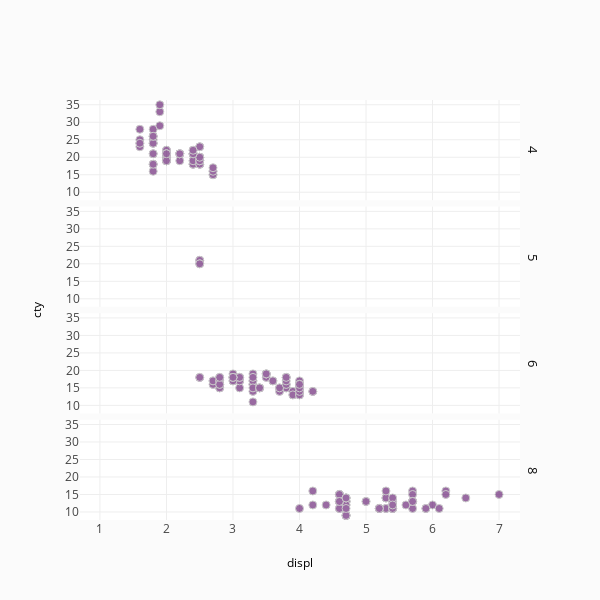

Notebook code for this chart:
### Markdown cell above
# Facet by Row

### Code cell
import plotly.figure_factory as ff

import pandas as pd
mpg = pd.read_table('https://raw.githubusercontent.com/plotly/datasets/master/mpg_2017.txt')

fig = ff.create_facet_grid(
    mpg,
    x='displ',
    y='cty',
    facet_row='cyl',
    marker={'color': 'rgb(86, 7, 100)'},
)

pyo.iplot(fig, filename='facet by row')

### Figure 1 — Plotly figure (JSON) as saved in the notebook; plotly's stock layout.template omitted (floating-point values rounded to 4 significant figures)
{"data": [{"marker": {"color": "rgb(86, 7, 100)", "line": {"color": "darkgrey", "width": 1}, "size": 8}, "mode": "markers", "opacity": 0.6, "type": "scatter", "uid": "ceef5ebd-f2b1-4a61-a1de-bd821bf9e5a9", "x": [1.8, 1.8, 2, 2, 1.8, 1.8, 2, 2, 2.4, 2.4, 2.4, 1.6, 1.6, 1.6, 1.6, 1.6, 1.8, 1.8, 1.8, 2, 2.4, 2.4, 2.4, 2.4, 2, 2, 2, 2, 2.4, 2.4, 2.5, 2.5, 2.5, 2.5, 2.5, 2.5, 2.5, 2.5, 2.2, 2.2, 2.5, 2.5, 2.5, 2.5, 2.5, 2.5, 2.7, 2.7, 2.2, 2.2, 2.4, 2.4, 2.2, 2.2, 2.4, 2.4, 1.8, 1.8, 1.8, 1.8, 1.8, 2.7, 2.7, 2.7, 2, 2, 2, 2, 1.9, 2, 2, 2, 2, 1.9, 1.9, 2, 2, 1.8, 1.8, 2, 2], "xaxis": "x", "y": [18, 21, 20, 21, 18, 16, 20, 19, 19, 22, 18, 28, 24, 25, 23, 24, 26, 25, 24, 21, 18, 18, 21, 21, 19, 19, 20, 20, 21, 19, 23, 23, 18, 18, 20, 19, 20, 18, 21, 19, 19, 19, 20, 20, 19, 20, 15, 16, 21, 21, 21, 21, 21, 21, 21, 22, 24, 24, 26, 28, 26, 15, 16, 17, 21, 19, 21, 22, 33, 21, 19, 22, 21, 35, 29, 21, 19, 21, 18, 19, 21], "yaxis": "y"}, {"marker": {"color": "rgb(86, 7, 100)", "line": {"color": "darkgrey", "width": 1}, "size": 8}, "mode": "markers", "opacity": 0.6, "type": "scatter", "uid": "9db24107-4f5c-4966-ac32-87665a901479", "x": [2.5, 2.5, 2.5, 2.5], "xaxis": "x", "y": [21, 21, 20, 20], "yaxis": "y2"}, {"marker": {"color": "rgb(86, 7, 100)", "line": {"color": "darkgrey", "width": 1}, "size": 8}, "mode": "markers", "opacity": 0.6, "type": "scatter", "uid": "83aa497b-ea45-45a5-8b0f-f94f45b7a26f", "x": [2.8, 2.8, 3.1, 2.8, 2.8, 3.1, 3.1, 2.8, 3.1, 3.1, 3.5, 3.6, 3, 3.3, 3.3, 3.3, 3.3, 3.3, 3.8, 3.8, 3.8, 4, 3.7, 3.7, 3.9, 3.9, 3.9, 4, 4, 4, 4, 4.2, 4.2, 3.8, 3.8, 4, 4, 2.5, 2.5, 3.3, 2.7, 2.7, 2.7, 3, 3.7, 4, 4, 4, 3.5, 3.5, 3, 3, 3.5, 3.3, 3.3, 4, 3.1, 3.8, 3.8, 3.8, 3.4, 3.4, 4, 3, 3, 3.5, 3, 3, 3.3, 3.4, 3.4, 4, 4, 2.8, 2.8, 2.8, 2.8, 2.8, 3.6], "xaxis": "x", "y": [16, 18, 18, 15, 17, 17, 15, 15, 17, 18, 18, 17, 17, 16, 16, 17, 17, 11, 15, 15, 16, 16, 15, 14, 13, 14, 13, 14, 15, 14, 13, 14, 14, 18, 18, 17, 16, 18, 18, 19, 17, 16, 17, 17, 15, 15, 14, 13, 19, 19, 18, 19, 19, 14, 15, 14, 18, 16, 17, 18, 15, 15, 16, 18, 18, 19, 18, 18, 18, 15, 15, 15, 16, 17, 16, 17, 16, 18, 17], "yaxis": "y3"}, {"marker": {"color": "rgb(86, 7, 100)", "line": {"color": "darkgrey", "width": 1}, "size": 8}, "mode": "markers", "opacity": 0.6, "type": "scatter", "uid": "d38eec39-06c3-44db-afaa-a9b0f632803e", "x": [4.2, 5.3, 5.3, 5.3, 5.7, 6, 5.7, 5.7, 6.2, 6.2, 7, 5.3, 5.3, 5.7, 6.5, 4.7, 4.7, 4.7, 5.2, 5.2, 4.7, 4.7, 4.7, 5.2, 5.7, 5.9, 4.7, 4.7, 4.7, 4.7, 4.7, 4.7, 5.2, 5.2, 5.7, 5.9, 4.6, 5.4, 5.4, 4.6, 5, 4.6, 4.6, 4.6, 5.4, 5.4, 4.6, 4.6, 4.6, 4.6, 5.4, 4.7, 4.7, 4.7, 5.7, 6.1, 4, 4.2, 4.4, 4.6, 5.4, 5.4, 5.4, 4.6, 5, 5.6, 5.3, 4.7, 4.7, 5.7], "xaxis": "x", "y": [16, 14, 11, 14, 13, 12, 16, 15, 16, 15, 15, 14, 11, 11, 14, 14, 14, 9, 11, 11, 13, 9, 13, 11, 13, 11, 12, 9, 13, 13, 12, 9, 11, 11, 13, 11, 11, 11, 12, 13, 13, 13, 13, 13, 11, 13, 15, 15, 15, 15, 14, 14, 9, 14, 13, 11, 11, 12, 12, 11, 11, 11, 12, 13, 13, 12, 16, 14, 11, 13], "yaxis": "y4"}], "layout": {"annotations": [{"font": {"color": "#0f0f0f", "size": 13}, "showarrow": false, "text": "4", "textangle": 90, "x": 1.03, "xanchor": "center", "xref": "paper", "y": 0.8806, "yanchor": "middle", "yref": "paper"}, {"font": {"color": "#0f0f0f", "size": 13}, "showarrow": false, "text": "5", "textangle": 90, "x": 1.03, "xanchor": "center", "xref": "paper", "y": 0.6269, "yanchor": "middle", "yref": "paper"}, {"font": {"color": "#0f0f0f", "size": 13}, "showarrow": false, "text": "6", "textangle": 90, "x": 1.03, "xanchor": "center", "xref": "paper", "y": 0.3731, "yanchor": "middle", "yref": "paper"}, {"font": {"color": "#0f0f0f", "size": 13}, "showarrow": false, "text": "8", "textangle": 90, "x": 1.03, "xanchor": "center", "xref": "paper", "y": 0.1194, "yanchor": "middle", "yref": "paper"}, {"font": {"color": "#000000", "size": 12}, "showarrow": false, "text": "displ", "textangle": 0, "x": 0.5, "xanchor": "center", "xref": "paper", "y": -0.1, "yanchor": "middle", "yref": "paper"}, {"font": {"color": "#000000", "size": 12}, "showarrow": false, "text": "cty", "textangle": -90, "x": -0.1, "xanchor": "center", "xref": "paper", "y": 0.5, "yanchor": "middle", "yref": "paper"}], "height": 600, "legend": {"bgcolor": "#efefef", "borderwidth": 1, "x": 1.05, "y": 1, "yanchor": "top"}, "paper_bgcolor": "rgb(251, 251, 251)", "showlegend": false, "title": {"text": ""}, "width": 600, "xaxis": {"anchor": "y4", "domain": [0, 1], "dtick": 1, "range": [0.7, 7.315], "ticklen": 0, "zeroline": false}, "yaxis": {"anchor": "free", "domain": [0.7612, 1], "dtick": 5, "position": 0, "range": [7.7, 36.37], "ticklen": 0, "zeroline": false}, "yaxis2": {"anchor": "free", "domain": [0.5075, 0.7462], "dtick": 5, "position": 0, "range": [7.7, 36.37], "ticklen": 0, "zeroline": false}, "yaxis3": {"anchor": "free", "domain": [0.2537, 0.4925], "dtick": 5, "position": 0, "range": [7.7, 36.37], "ticklen": 0, "zeroline": false}, "yaxis4": {"anchor": "x", "domain": [0, 0.2387], "dtick": 5, "range": [7.7, 36.37], "ticklen": 0, "zeroline": false}}}
